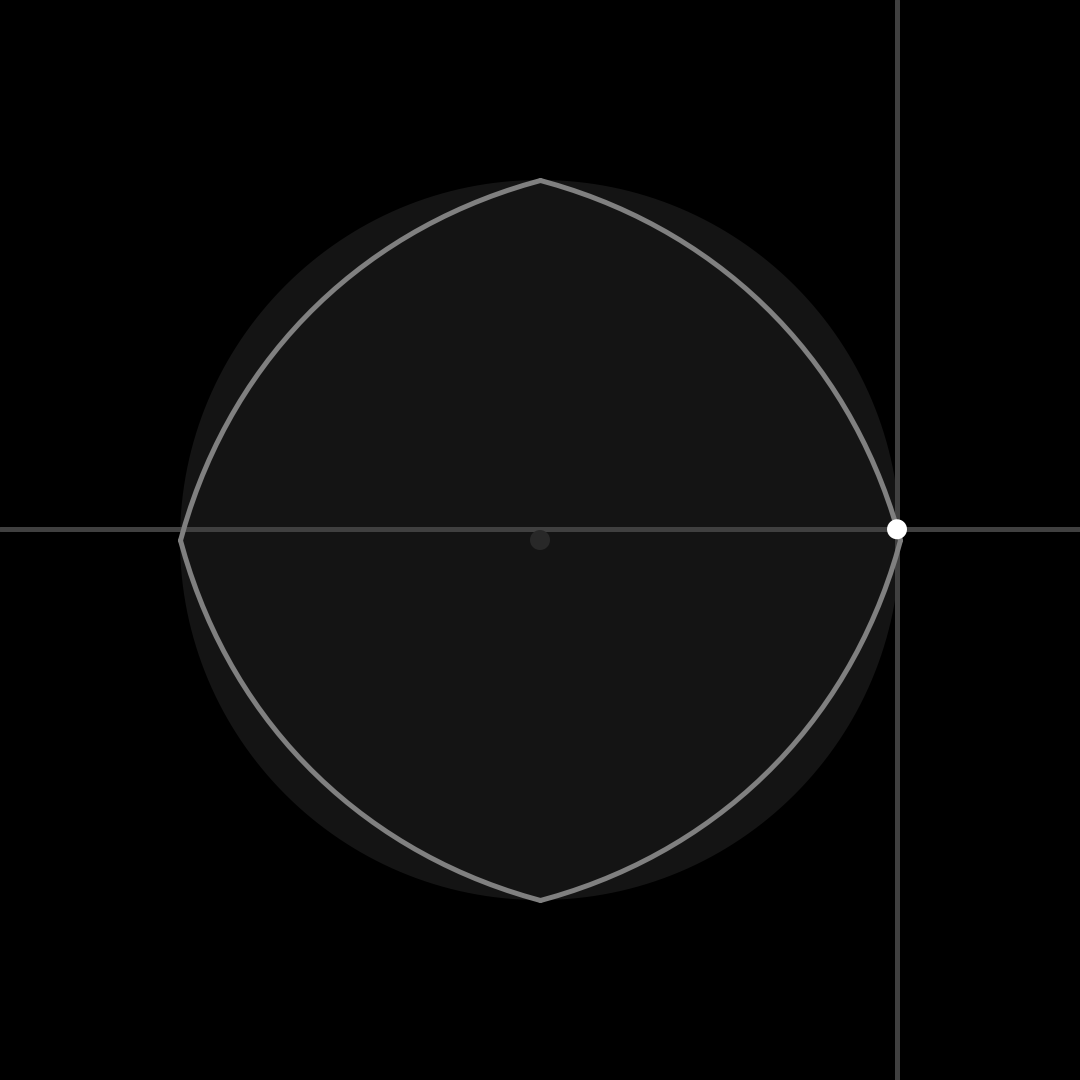
Frame 1 (no input)
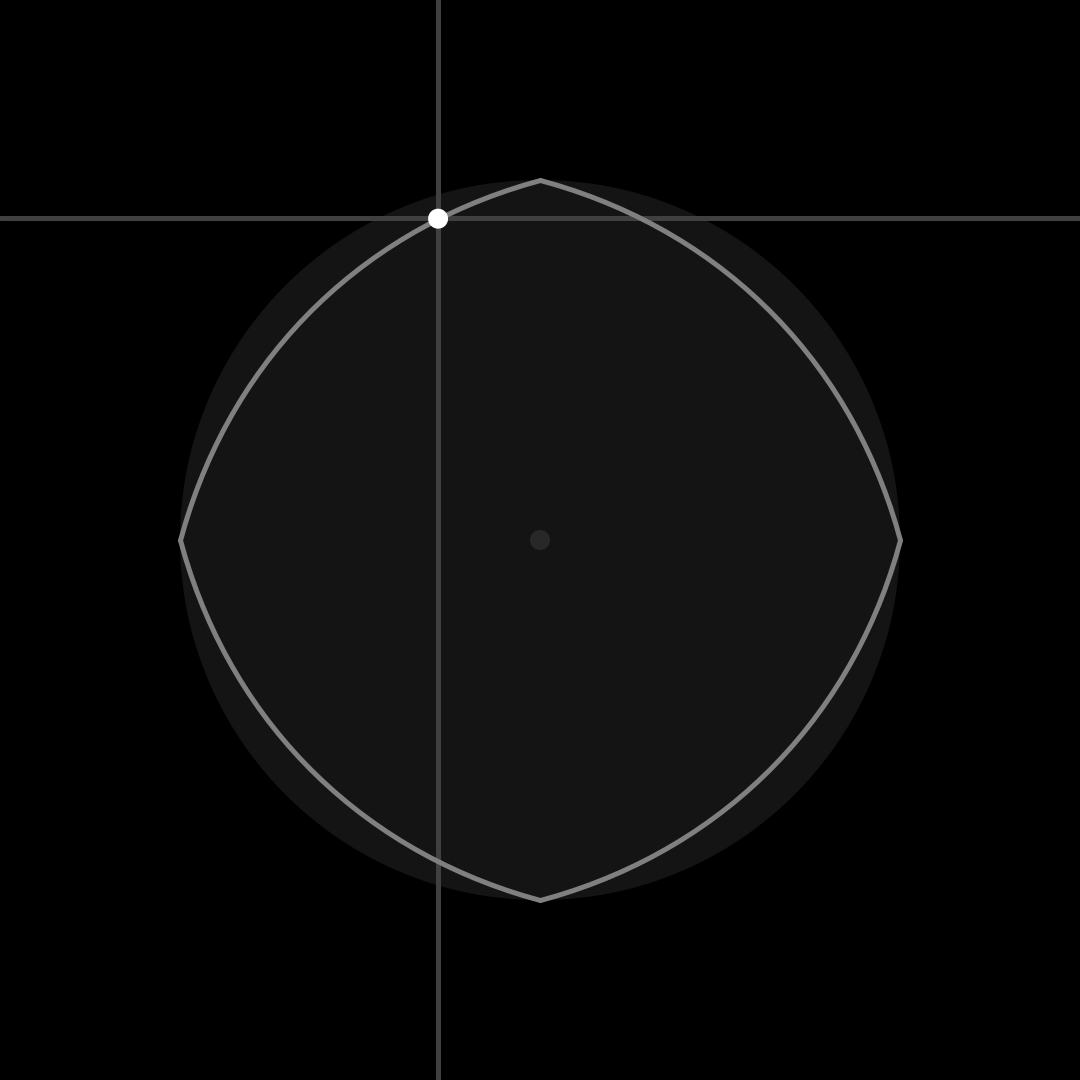
Frame 60 (the mouse pressed at the canvas centre just before this capture)
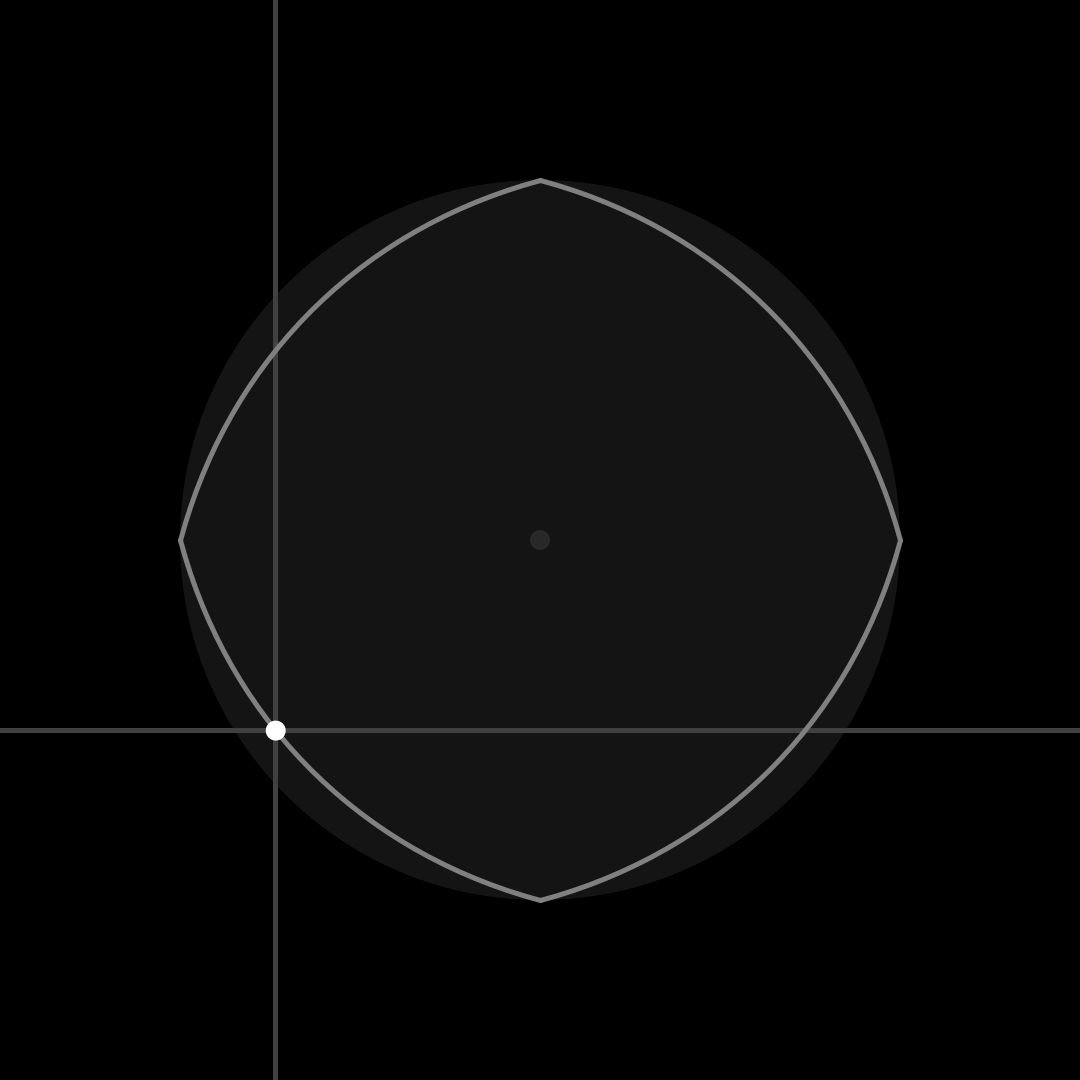
Frame 120 (the mouse held since frame 60 and released just before this capture)

The Processing sketch that drew these frames (run headless with seeded random() and noise(); from frame 60 on, the mouse is pressed at the canvas centre):

// Processing sketch: bezierLissajou
// ── bezierLissajou.pde
color pointColor = color(255);
color pressedPointColor = color(200);
color anchorColor = color(255, 128, 128);
color activeAnchorColor = color(255, 210, 210);

color curveColor = color(128);

boolean editAnchors = false;

int animationCount;

void setup() {
  //fullScreen();
  size(1080, 1080);
  strokeWeight(5);

  int n = 12;
  Point[] p = new Point[n];
  for (int i = 0; i < n; i++) {
    float r = height/3;
    float deg = -i*TWO_PI/n;
    p[i] = new Point(width/2 + r*cos(deg), height/2 + r*sin(deg));
  }
  shape = new Shape(p, false);
}

Shape shape;

void draw() {
  background(0);
  Point p = shape.point(frameCount*0.005);
  Point c = shape.center();
  float r = shape.maxDist(c);
  fill(20);
  noStroke();
  ellipse(c.x, c.y, 2*r, 2*r);
  stroke(64);
  line(p.x, 0, p.x, height);
  line(0, p.y, width, p.y);
  shape.draw();
  p.draw(color(255));
  shape.center().draw(color(40));
}

void keyPressed() {
  if (key == ' ')
    editAnchors = !editAnchors;
  if (key == 'a')
    shape.addPoint(new Point(width/2, height/2));
    
  if (key == CODED && keyCode == SHIFT)
    shift = true;
}

void keyReleased() {
  if (key == CODED && keyCode == SHIFT)
    shift = false;
}

void mousePressed() {
  if (editAnchors) {
    shape.press(mouseX, mouseY, mouseButton == LEFT);
  }
}

void mouseDragged() {
  if (editAnchors) {
    shape.drag(pmouseX, pmouseY, mouseX, mouseY, mouseButton == LEFT);
  }
}

void mouseReleased() {
  if (editAnchors) {
    shape.release(mouseButton == LEFT);
  }
}

// ── Point.pde
float pointRad = 10;
float dragDist = 20;
float snapDist = 20;
boolean pressed;
boolean shift;

class Point {
  float x;
  float y;

  Point(float nx, float ny) {
    x = nx;
    y = ny;
  }

  Point get() {
    return new Point(x, y);
  }

  void draw(color c) {
    noStroke();
    fill(c);
    ellipse(x, y, pointRad * 2, pointRad * 2);
  }
}

class AnchorPoint {
  Point p;
  Point d1;
  Point d2;
  boolean active;
  boolean pDrag;
  boolean d1Drag;
  boolean d2Drag;

  AnchorPoint(Point start, Point dir1, Point dir2) {
    p = start;
    d1 = dir1;
    d2 = dir2;
  }

  AnchorPoint(Point p) {
    this.p = p;
    d1 = p.get();
    d2 = p.get();
  }

  void draw() {
    stroke(active?activeAnchorColor:anchorColor);
    line(p, d1);
    line(p, d2);
    p.draw(pDrag?pressedPointColor:pointColor);
    d1.draw(d1Drag?pressedPointColor:pointColor);
    d2.draw(d2Drag?pressedPointColor:pointColor);
  }

  void press(float x, float y, boolean left) {
    pressed = pressed && shift;
    active = !pressed || !shift;
    if (left) {
      if (!pressed || !shift)
        pDrag = dist(x, y, p.x, p.y) < dragDist;
      pressed = pressed || pDrag;
      if (!pressed || !shift)
        d1Drag = dist(x, y, d1.x, d1.y) < dragDist;
      pressed = pressed || d1Drag;
      if (!pressed || !shift)
        d2Drag = dist(x, y, d2.x, d2.y) < dragDist;
      pressed = pressed || d2Drag;
    } else {
      if (!pressed || !shift)
        d1Drag = dist(x, y, d1.x, d1.y) < dragDist;
      pressed = pressed || d1Drag;
      if (!pressed || !shift)
        d2Drag = dist(x, y, d2.x, d2.y) < dragDist;
      pressed = pressed || d2Drag;
      if (!pressed || !shift)
        pDrag = dist(x, y, p.x, p.y) < dragDist;
      pressed = pressed || pDrag;
    }
    active = active && pressed;
  }

  void release(boolean left) {
    if (d1Drag || d2Drag || pDrag)
      pressed = false;
    if (d1Drag && dist(d1, p) < snapDist) {
      d1 = p.get();
    }  
    if (d2Drag && dist(d2, p) < snapDist) {
      d2 = p.get();
    }
    if ((d1Drag || d2Drag) && dist(d1, d2) < snapDist) {
      if (d1Drag) {
        d1 = d2.get();
      }
      if (d2Drag) {
        d2 = d1.get();
      }
    }

    active = false;
    d1Drag = false;
    d2Drag = false;
    pDrag = false;
  }

  void drag(float px, float py, float x, float y, boolean left) {
    if (d1Drag || (pDrag && left && !shift)) {
      d1.x += x - px;
      d1.y += y - py;
    }
    if (d2Drag || (pDrag && left && !shift)) {
      d2.x += x - px;
      d2.y += y - py;
    }
    if (pDrag) {
      p.x += x - px;
      p.y += y - py;
    }
  }
}

interface CurvedShape {
  void draw();
  Point point(float t);
}

class Curve implements CurvedShape {
  AnchorPoint p1;
  AnchorPoint p2;

  Curve(AnchorPoint start, AnchorPoint end) {
    p1 = start;
    p2 = end;
  }

  void draw() {
    noFill();
    stroke(curveColor);
    bezier(p1, p2);
  }

  Curve get() {
    return new Curve(p1, p2);
  }

  void setEnd(AnchorPoint p) {
    p2 = p;
  }

  void setStart(AnchorPoint p) {
    p1 = p;
  }

  float coord(float t, float x1, float x2, float x3, float x4) {
    float t1 = 1-t;
    return t1*t1*t1*x1 + 3*t*t1*t1*x2 + 3*t*t*t1*x3 + t*t*t*x4;
  }

  Point point(float t) {
    t = constrain(t, 0, 1);
    float x = coord(t, p1.p.x, p1.d2.x, p2.d1.x, p2.p.x);
    float y = coord(t, p1.p.y, p1.d2.y, p2.d1.y, p2.p.y);
    return new Point(x, y);
  }
}

class Shape implements CurvedShape {
  ArrayList<Curve> curves = new ArrayList<Curve>();
  ArrayList<AnchorPoint> points = new ArrayList<AnchorPoint>();

  Shape(Point[] p, boolean polygon) {
    if (polygon) {
      AnchorPoint first = new AnchorPoint(p[0]);
      AnchorPoint prev = first;
      points.add(first);
      for (int i = 1; i < p.length; i++) {
        AnchorPoint cur = new AnchorPoint(p[i]);
        curves.add(new Curve(prev, cur));
        points.add(cur);
        prev = cur;
      }
      curves.add(new Curve(prev, first));
    } else {
      AnchorPoint first = new AnchorPoint(p[0], p[p.length-1], p[1]);
      points.add(first);
      AnchorPoint prev = first;
      for (int i = 3; i < p.length; i+=3) {
        int i1 = (i-1)%p.length;
        int i2 = i%p.length;
        int i3 = (i+1)%p.length;
        AnchorPoint cur = new AnchorPoint(p[i2], p[i1], p[i3]);
        curves.add(new Curve(prev, cur));
        points.add(cur);
        prev = cur;
      }
      curves.add(new Curve(prev, first));
    }
  }

  Shape(AnchorPoint[] p) {
    for (int i = 0; i < p.length/2; i++) {
      curves.add(new Curve(p[i*2], p[(i*2+1)%p.length]));
    }
  }

  void draw() {
    for (Curve c : curves) {
      c.draw();
    }
    if (editAnchors) {
      for (AnchorPoint p : points) {
        p.draw();
      }
    }
  }

  Point point(float t) {
    t = (t%1+1)%1;
    int n = curves.size();
    float k = t*n;
    int i = floor(k);
    Curve c = curves.get(i);
    return c.point(k%1);
  }

  void addPoint(AnchorPoint p) {
    addPoint(p, points.size()-1);
  }

  void addPoint(Point p) {
    addPoint(p, points.size()-1);
  }

  void addPoint(AnchorPoint p, int ind) {
    points.add(ind, p);
    Curve c = curves.get(ind);
    Curve temp = c.get();
    c.setStart(p);
    temp.setEnd(p);
    curves.add(ind, temp);
  }

  void addPoint(Point p, int ind) {
    addPoint(new AnchorPoint(p), ind);
  }

  void press(float x, float y, boolean left) {
    for (AnchorPoint p : points) {
      p.press(x, y, left);
    }
  }

  void release(boolean left) {
    for (AnchorPoint p : points) {
      if (p.active && !shift) {
        for (AnchorPoint ap : points) {
          if (ap != p) {
            Point temp = snap(p.p, ap.p, ap.d1, ap.d2); 
            if (temp != null && p.pDrag)
              p.p = temp;
            temp = snap(p.d1, ap.p, ap.d1, ap.d2);
            if (temp != null && p.d1Drag)
              p.d1 = temp;
            temp = snap(p.d2, ap.p, ap.d1, ap.d2);
            if (temp != null && p.d2Drag)
              p.d2 = temp;
          }
        }
      }
      p.release(left);
    }
  }

  void drag(float px, float py, float x, float y, boolean left) {
    for (AnchorPoint p : points) {
      p.drag(px, py, x, y, left);
    }
  }

  Point center() {
    float x = 0, y = 0;
    int n = points.size() * 3;
    for (AnchorPoint p : points) {
      x += p.p.x + p.d1.x + p.d2.x;
      y += p.p.y + p.d1.y + p.d2.y;
    }
    x /= n;
    y /= n;
    return new Point(x, y);
  }

  float maxDist(Point c) {
    float res = 0;
    for (AnchorPoint p : points) {
      float temp = dist(c, p.p); 
      if (temp > res) {
        res = temp;
      }
      temp = dist(c, p.d1);
      if (temp > res) {
        res = temp;
      }
      temp = dist(c, p.d2);
      if (temp > res) {
        res = temp;
      }
    }
    return res;
  }
}

Point snap(Point p, Point a, Point b, Point c) {
  if (dist(p, a) < snapDist)
    return a.get();
  if (dist(p, b) < snapDist)
    return b.get();
  if (dist(p, c) < snapDist)
    return c.get();
  return null;
}

void line(Point p1, Point p2) {
  line(p1.x, p1.y, p2.x, p2.y);
}

void bezier(AnchorPoint p1, AnchorPoint p2) {
  bezier(p1.p.x, p1.p.y, p1.d2.x, p1.d2.y, 
    p2.d1.x, p2.d1.y, p2.p.x, p2.p.y);
}

float dist(Point a, Point b) {
  return dist(a.x, a.y, b.x, b.y);
}
